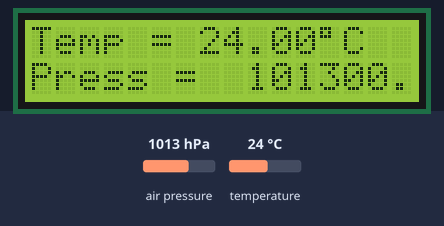
Bench run of a sketch on a simulated Arduino Uno, built with avr-gcc and run on an emulated ATmega328P. Parts: 16×2 character LCD. The inputs (shaded band) are chosen by the test bench; at power-on: air pressure 1013 hPa, temperature 24 °C. What the sketch prints to the serial monitor is not drawn.

Above: at 1.2 s.
1.3 s: air pressure set to 952 hPa
At 5.4 s:
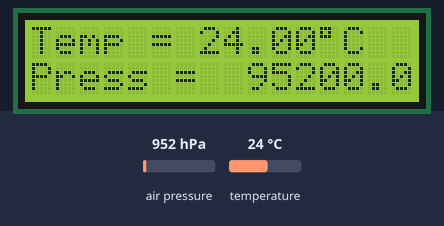
7.3 s: temperature set to 12 °C
At 8.6 s:
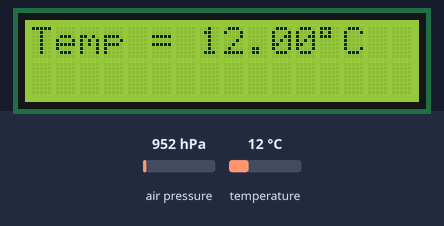
10.6 s: air pressure set to 975 hPa
At 13.5 s:
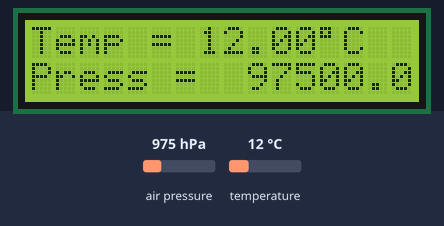
15.7 s: temperature set to 19 °C
At 16.8 s:
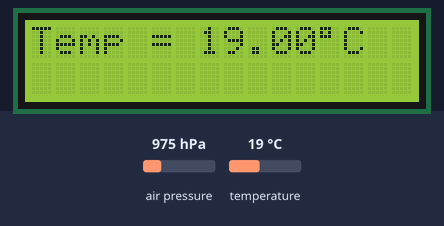
Timing chart, 0 to 18.7 s (numbered marks = the images above; inputs shaded):
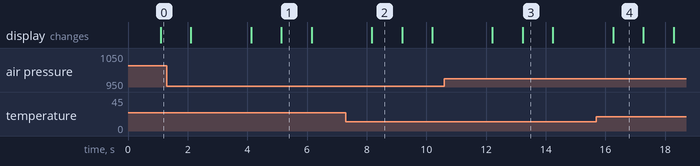

Measured:
- what the display in image 1 shows lasts 1.1 s, from 5.1 s to 6.2 s

The sketch:

I2C_BMP280_LCD.ino
```cpp
//sensor BMP280
#include <Wire.h>
#include <SPI.h>
#include <Adafruit_BMP280.h>
Adafruit_BMP280 bmp;

//LCD
#include <LiquidCrystal_I2C.h>
int lcdColumns = 16;
int lcdRows = 2;
LiquidCrystal_I2C lcd(0x27, lcdColumns, lcdRows);


void setup() {
  Serial.begin(115200);

// initialize LCD
  lcd.init();
  lcd.backlight();

//Sensor BMP280
  Serial.println(F("BMP280 test"));

  if (!bmp.begin(0x76)) {
    Serial.println(F("Could not find a valid BMP280 sensor, check wiring!"));
    while (1);
  }
  bmp.setSampling(Adafruit_BMP280::MODE_NORMAL,     /* Operating Mode. */
                  Adafruit_BMP280::SAMPLING_X2,     /* Temp. oversampling */
                  Adafruit_BMP280::SAMPLING_X16,    /* Pressure oversampling */
                  Adafruit_BMP280::FILTER_X16,      /* Filtering. */
                  Adafruit_BMP280::STANDBY_MS_500); /* Standby time. */
}

void loop() {
  lcd.setCursor(0, 0);
  lcd.print(F("Temp = "));
  lcd.setCursor(7, 0);
  lcd.print(bmp.readTemperature());
  lcd.setCursor(12, 0);
  lcd.write(0xDF);
  lcd.print("C");
  delay(1000);
 // lcd.clear();

  lcd.setCursor(0,1);
  lcd.print(F("Press = "));
  lcd.setCursor(9,1);
  lcd.print(bmp.readPressure());
  delay(1000);
  lcd.clear();

  Serial.print(F("Temperature = "));
  Serial.print(bmp.readTemperature());

  Serial.print(F("Pressure = "));
  Serial.print(bmp.readPressure());
  Serial.println(" Pa");

  Serial.print(F("Approx altitude = "));
  Serial.print(bmp.readAltitude(1013.25)); /* Adjusted to local forecast! */
  Serial.println(" m");

  Serial.println();
  delay(2000);
}
```
